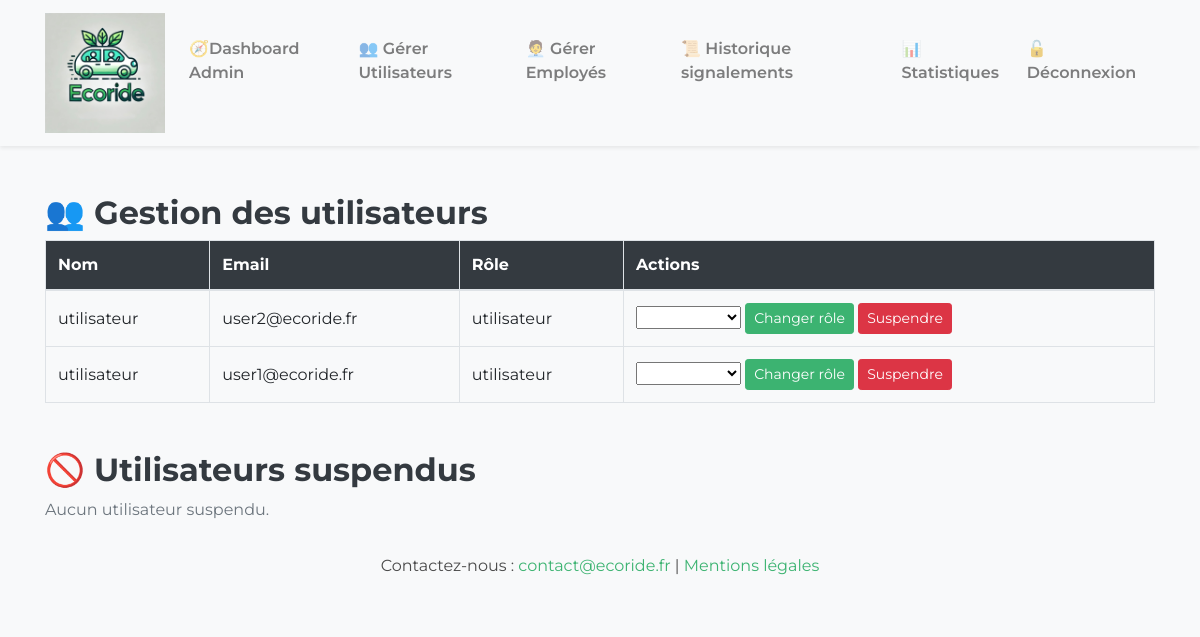
Screenshot of /gerer_utilisateurs.php (signed in) with the database file from the repository.
### tables this page shows
CREATE TABLE `users` (
  `id` int(11) NOT NULL,
  `nom` varchar(100) NOT NULL,
  `prenom` varchar(100) NOT NULL,
  `email` varchar(150) NOT NULL,
  `telephone` varchar(10) DEFAULT NULL,
  `mot_de_passe` varchar(255) NOT NULL,
  `created_at` timestamp NOT NULL DEFAULT current_timestamp(),
  `credits` int(11) NOT NULL DEFAULT 20,
  `role` enum('utilisateur','employe','admin','Utilisateur suspendu','employé suspendu') NOT NULL DEFAULT 'utilisateur',
  `photo` longblob DEFAULT NULL
);

### gerer_utilisateurs.php (the view, shortened to what this page needs)
<?php
require_once("config/database.php");
$stmt = $conn->query("SELECT id, nom, email, role FROM users WHERE role = 'utilisateur' ORDER BY role ASC, nom ASC");
$utilisateurs = $stmt->fetchAll(PDO::FETCH_ASSOC);
$stmt = $conn->query("SELECT id, nom, email, role FROM users WHERE role = 'utilisateur suspendu'");
$suspendus = $stmt->fetchAll(PDO::FETCH_ASSOC);
?>
<?php require_once("templates/header.php"); ?>
<div class="container mt-5">
    <h2>👥 Gestion des utilisateurs</h2>
    <?php if (count($utilisateurs) === 0): ?>
        <p class="text-muted">Aucun utilisateur trouvé.</p>
    <?php else: ?>
        <table class="table table-bordered">
            <thead>
                <tr>
                    <th>Nom</th>
                    <th>Email</th>
                    <th>Rôle</th>
                    <th>Actions</th>
                </tr>
            </thead>
            <tbody>
                <?php foreach ($utilisateurs as $user): ?>
                    <tr>
                        <td><?= htmlspecialchars($user['nom']) ?></td>
                        <td><?= htmlspecialchars($user['email']) ?></td>
                        <td><?= htmlspecialchars($user['role']) ?></td>
                        <td>
                            <form method="POST" class="d-inline">
                                <select name="new_role" class="form-select d-inline w-auto">
                                    <option value="aucun"></option>
                                    <option value="utilisateur">Utilisateur</option>
                                </select>
                                <button type="submit" name="action" value="changer_role" class="btn btn-primary btn-sm">Changer rôle</button>
                            </form>
                            <form method="POST" class="d-inline ms-2">
                                <button type="submit" name="action" value="suspendre" class="btn btn-danger btn-sm" onclick="return confirm('Confirmer la suspension ?')">Suspendre</button>
                            </form>
                        </td>
                    </tr>
                <?php endforeach; ?>
            </tbody>
        </table>
    <?php endif; ?>
</div>
<div class="container mt-5">
    <h2>🚫 Utilisateurs suspendus</h2>
    <?php if (count($suspendus) === 0): ?>
        <p class="text-muted">Aucun utilisateur suspendu.</p>
    <?php endif; ?>
</div>
<?php require_once("templates/footer.php"); ?>

### assets/css/style.css (style rules this page uses)
body { font-family: 'Open Sans', sans-serif; color: #4A4A4A; }
h1, h2, h3 { font-family: 'Montserrat', sans-serif; }
.btn-primary { background-color: #3CB371; border-color: #3CB371; }
body { background-color: #f8f9fa; font-family: 'Montserrat', sans-serif; }
h2 { font-weight: 700; color: #343a40; }
.table th, .table td { vertical-align: middle; }
.table th { background-color: #343a40; color: white; }

### rows the page displays
users: nom "utilisateur", email "user2@ecoride.fr", role "utilisateur"
users: nom "utilisateur", email "user1@ecoride.fr", role "utilisateur"
